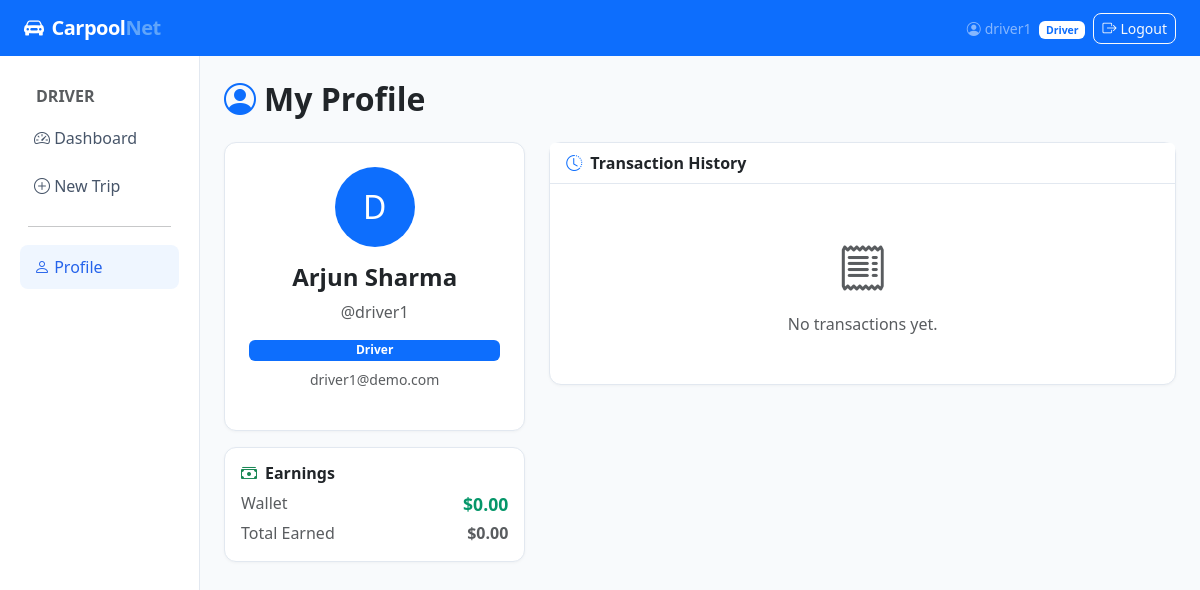
The app's page /accounts/profile/ (signed in) with its own data.
### accounts/models.py (models this page shows, shortened)
class User(AbstractUser):
    ROLE_PASSENGER = 'passenger'
    ROLE_DRIVER = 'driver'
    ROLE_CHOICES = [
        (ROLE_PASSENGER, 'Passenger'),
        (ROLE_DRIVER, 'Driver'),
    ]
    role = models.CharField(max_length=20, choices=ROLE_CHOICES, default=ROLE_PASSENGER)
    phone = models.CharField(max_length=20, blank=True)
    vehicle_model = models.CharField(max_length=100, blank=True)
    vehicle_plate = models.CharField(max_length=20, blank=True)
    wallet_balance = models.DecimalField(max_digits=10, decimal_places=2, default=0.00)
    total_earnings = models.DecimalField(max_digits=10, decimal_places=2, default=0.00)
    @property
    def is_driver(self):
        return self.role == self.ROLE_DRIVER
    @property
    def is_passenger(self):
        return self.role == self.ROLE_PASSENGER

### accounts/views.py (the view)
# urls.py: path('profile/', views.profile_view, name='profile'),
@login_required
def profile_view(request):
    transactions = Transaction.objects.filter(user=request.user).select_related('trip')[:20]
    return render(request, 'accounts/profile.html', {
        'transactions': transactions,
    })

### templates/accounts/profile.html (shortened to what this page needs)
{% extends 'base.html' %}
{% block content %}
<div class="d-flex justify-content-between align-items-center mb-4">
  <h2 class="fw-bold mb-0"><i class="bi bi-person-circle me-2 text-primary"></i>My Profile</h2>
</div>
<div class="row g-4">
  <div class="col-md-4">
    <div class="card p-4 text-center">
      <div class="bg-primary text-white rounded-circle d-inline-flex align-items-center justify-content-center mx-auto mb-3"
           style="width:80px;height:80px;font-size:2rem">
        {{ user.username|first|upper }}
      </div>
      <h4 class="fw-bold">{{ user.get_full_name|default:user.username }}</h4>
      <p class="text-muted">@{{ user.username }}</p>
      <span class="badge bg-primary">{{ user.get_role_display }}</span>
      {% if user.email %}<p class="text-muted small mt-2">{{ user.email }}</p>{% endif %}
    </div>
    {% if user.is_driver %}
    <div class="card mt-3">
      <div class="card-body">
        <h6 class="card-title fw-bold"><i class="bi bi-cash-stack me-2 text-success"></i>Earnings</h6>
        <div class="d-flex justify-content-between">
          <span class="text-muted">Wallet</span>
          <span class="fare-badge">${{ user.wallet_balance }}</span>
        </div>
        <div class="d-flex justify-content-between mt-1">
          <span class="text-muted">Total Earned</span>
          <span class="text-muted fw-bold">${{ user.total_earnings }}</span>
        </div>
      </div>
    </div>
    {% endif %}
  </div>
  <div class="col-md-8">
    <div class="card">
      <div class="card-header d-flex align-items-center gap-2">
        <i class="bi bi-clock-history text-primary"></i> Transaction History
      </div>
      <div class="card-body p-0">
        {% if transactions %}
        <table class="table table-hover mb-0">
          <thead>
            <tr>
              <th>Type</th>
              <th>Amount</th>
              <th>Description</th>
              <th>Date</th>
            </tr>
          </thead>
          <tbody>
            {% for tx in transactions %}
            <tr>
              <td>
                {% if tx.transaction_type == 'topup' %}
                  <span class="badge bg-success">Top-up</span>
                {% elif tx.transaction_type == 'fare_deduction' %}
                  <span class="badge bg-danger">Fare</span>
                {% else %}
                  <span class="badge bg-primary">Earning</span>
                {% endif %}
              </td>
              <td class="fw-semibold {% if tx.transaction_type == 'fare_deduction' %}text-danger{% else %}text-success{% endif %}">
                {% if tx.transaction_type == 'fare_deduction' %}-{% else %}+{% endif %}${{ tx.amount }}
              </td>
              <td class="text-muted small">{{ tx.description }}</td>
              <td class="text-muted small">{{ tx.created_at|date:"M d, H:i" }}</td>
            </tr>
            {% endfor %}
          </tbody>
        </table>
        {% else %}
        <div class="text-center py-5 text-muted">
          <i class="bi bi-receipt hero-icon d-block mb-2"></i>No transactions yet.
        </div>
        {% endif %}
      </div>
    </div>
  </div>
</div>
{% endblock %}

### templates/base.html (shortened to what this page needs)
<!DOCTYPE html>
<html lang="en" data-bs-theme="light">
<head>
  <link href="https://cdn.jsdelivr.net/npm/bootstrap@5.3.2/dist/css/bootstrap.min.css" rel="stylesheet">
  <link href="https://cdn.jsdelivr.net/npm/bootstrap-icons@1.11.3/font/bootstrap-icons.min.css" rel="stylesheet">
</head>
<body>
<nav class="navbar navbar-expand-lg navbar-dark bg-primary sticky-top">
  <div class="container-fluid px-4">
    <a class="navbar-brand" href="/"><i class="bi bi-car-front-fill me-2"></i>Carpool<span>Net</span></a>
    <div class="collapse navbar-collapse" id="nav">
      <ul class="navbar-nav ms-auto align-items-center gap-2">
        {% if user.is_authenticated %}
          <li class="nav-item">
            <span class="navbar-text text-white-50 small">
              <i class="bi bi-person-circle me-1"></i>{{ user.username }}
              <span class="badge bg-white text-primary ms-1">{{ user.get_role_display }}</span>
            </span>
          </li>
          <li class="nav-item">
            <a class="btn btn-outline-light btn-sm" href="{% url 'accounts:logout' %}">
              <i class="bi bi-box-arrow-right me-1"></i>Logout
            </a>
          </li>
        {% else %}
          <li class="nav-item"><a class="btn btn-outline-light btn-sm" href="{% url 'accounts:login' %}">Login</a></li>
          <li class="nav-item"><a class="btn btn-light btn-sm" href="{% url 'accounts:register' %}">Register</a></li>
        {% endif %}
      </ul>
    </div>
  </div>
</nav>
<div class="container-fluid">
  <div class="row">
    {% if user.is_authenticated %}
    <nav class="col-md-2 d-none d-md-block sidebar py-3">
      <div class="nav flex-column">
        {% if user.is_driver %}
          <span class="nav-link text-muted small fw-bold px-3 pb-1">DRIVER</span>
          <a href="{% url 'trips:driver_dashboard' %}" class="nav-link {% if request.resolver_match.url_name == 'driver_dashboard' %}active{% endif %}">
            <i class="bi bi-speedometer2"></i> Dashboard
          </a>
          <a href="{% url 'trips:create_trip' %}" class="nav-link {% if request.resolver_match.url_name == 'create_trip' %}active{% endif %}">
            <i class="bi bi-plus-circle"></i> New Trip
          </a>
        {% endif %}
        <hr class="mx-3">
        <a href="{% url 'accounts:profile' %}" class="nav-link {% if request.resolver_match.url_name == 'profile' %}active{% endif %}">
          <i class="bi bi-person"></i> Profile
        </a>
      </div>
    </nav>
    <main class="col-md-10 py-4 px-4">
    {% else %}
    <main class="col-12 py-4 px-4">
    {% endif %}
      {% block content %}{% endblock %}
    </main>
  </div>
</div>
</body>
</html>

### templates/base.html (style rules this page uses)
:root { --cp-primary: #2563eb; --cp-secondary: #7c3aed; --cp-success: #059669; --cp-surface: #f8fafc; }
body { background: var(--cp-surface); font-family: 'Segoe UI', system-ui, sans-serif; }
.navbar-brand { font-weight: 800; letter-spacing: -0.5px; }
.navbar-brand span { color: #60a5fa; }
.sidebar { min-height: calc(100vh - 56px); background: #fff; border-right: 1px solid #e2e8f0; }
.sidebar .nav-link { color: #475569; border-radius: 8px; margin: 2px 8px; padding: 10px 14px; }
.sidebar .nav-link:hover, .sidebar .nav-link.active { background: #eff6ff; color: var(--cp-primary); }
.sidebar .nav-link i { width: 20px; }
.card { border: 1px solid #e2e8f0; border-radius: 12px; box-shadow: 0 1px 3px rgba(0,0,0,.04); }
.card-header { background: #fff; border-bottom: 1px solid #e2e8f0; font-weight: 600; }
.fare-badge { font-size: 1.1rem; font-weight: 700; color: var(--cp-success); }
.btn { border-radius: 8px; }
.hero-icon { font-size: 3rem; }

### records on screen
User: username "driver1", role "Driver", username|first "D", get_full_name "Arjun Sharma", email "driver1@demo.com", wallet_balance "0.00", total_earnings "0.00"
